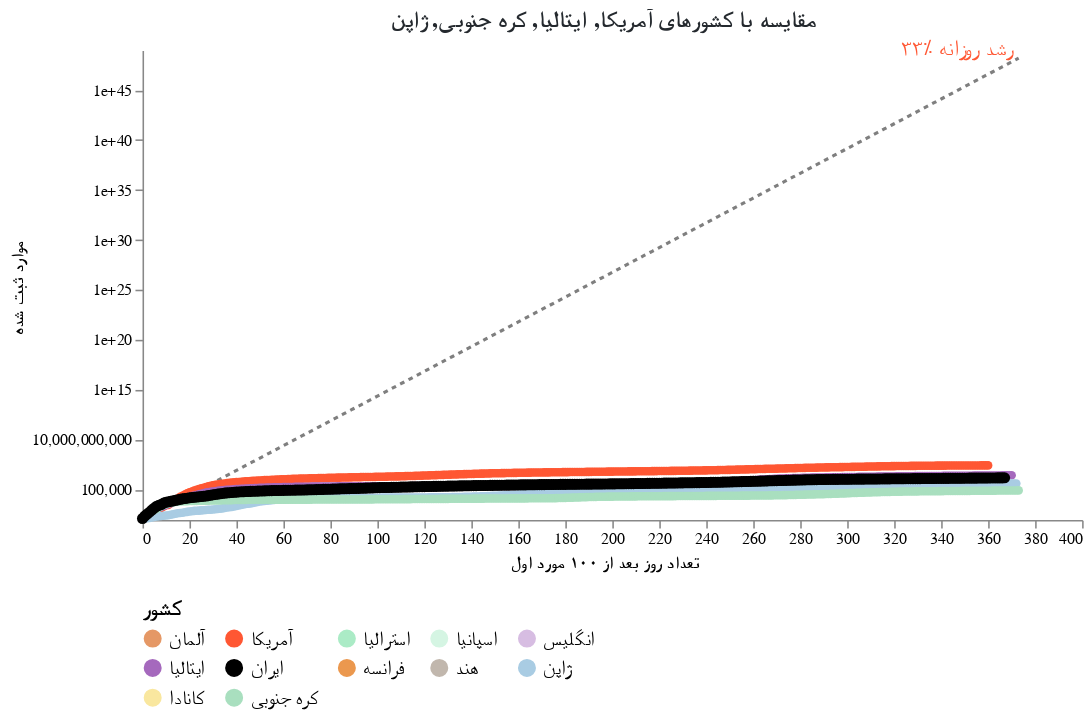

The cell this chart's notebook holds for it:
### Markdown cell above
کشور مورد نظر خود را انتخاب کنید:

### Code cell
#hide_input
base = alt.Chart(dff2, width=600).encode(
    x=alt.X('Days since 100 cases:Q', axis=alt.Axis(titleFont='Tahoma', title=' تعداد روز بعد از ۱۰۰ مورد اول')),
    y=alt.Y('Confirmed Cases:Q', scale=alt.Scale(type='log'), axis=alt.Axis(titleFont='Tahoma', title='موارد ثبت شده')),
    color=alt.Color('Country:N', scale=alt.Scale(domain=color_domain, range=color_range), 
                   legend=alt.Legend(columns=5, orient='bottom',title='کشور',labelFont='Tahoma',labelFontSize=13,titleFontSize=14, titleFont='Tahoma', symbolLimit=len(color_domain))),
    tooltip=[alt.Tooltip('Country:O', title='کشور'),alt.Tooltip('Date:O', title='تاریخ'),alt.Tooltip('Confirmed Cases:O', title='موارد ثبت شده'),alt.Tooltip('Days since 100 cases:O', title=' تعداد روز بعد از ۱۰۰ مورد اول')]
)

country_selection = alt.selection_single(
    name='Select', fields=['Country'], 
    bind=alt.binding_select(options=list(sorted(set(countries) - set(baseline_countries)))),
    init={'Country': 'ایران'})

date_filter = alt.datum['Date'] >= int(max_date.timestamp() * 1000)
base2 = base.transform_filter(alt.FieldOneOfPredicate('Country', baseline_countries))
base3 = base.transform_filter(country_selection)
base4 = base3.transform_filter(date_filter)

max_day = dff2['Days since 100 cases'].max()
ref = pd.DataFrame([[x, 100*1.33**x] for x in range(max_day+1)], columns=['Days since 100 cases', 'Confirmed Cases'])
base_ref = alt.Chart(ref).encode(x='Days since 100 cases:Q', y='Confirmed Cases:Q')
base_ref_f = base_ref.transform_filter(alt.datum['Days since 100 cases'] >= max_day)

chart5 = (
 base_ref.mark_line(color='black', opacity=.5, strokeDash=[3,3]) + 
 base_ref_f.mark_text(dy=-6, align='right', fontSize=14, color='#FF5733', text='۳۳٪ رشد روزانه') + 
 base2.mark_line(point=True, tooltip=True) +
 base3.mark_line(point={'size':50}, tooltip=True) +
 base2.transform_filter(date_filter).mark_text(dy=-8, align='right').encode(text='Country:N') +
 base4.mark_text(dx=8, align='left', fontWeight='bold').encode(text='Country:N') +
 base4.mark_text(dx=8, dy=12, align='left', fontWeight='bold').encode(text='Confirmed Cases:Q')
).add_selection(country_selection).properties(
    title=f"مقایسه با کشورهای {', '.join(baseline_countries)}"
).configure_title(fontSize=15, font='Tahoma', color='#24292e').configure_axis(
    grid=False
    ).configure_view(
    strokeOpacity=0
    )
chart5

### Figure 1 — Vega-Lite specification as saved in the notebook (floating-point values rounded to 4 significant figures; data arrays with more than 128 entries replaced by an {"elided": "..."} marker saying what was removed)
{"config": {"view": {"continuousWidth": 400, "continuousHeight": 300, "strokeOpacity": 0}, "axis": {"grid": false}, "title": {"color": "#24292e", "font": "Tahoma", "fontSize": 15}}, "layer": [{"mark": {"type": "line", "color": "black", "opacity": 0.5, "strokeDash": [3, 3]}, "encoding": {"x": {"type": "quantitative", "field": "Days since 100 cases"}, "y": {"type": "quantitative", "field": "Confirmed Cases"}}, "selection": {"Select": {"type": "single", "fields": ["Country"], "bind": {"input": "select", "options": ["آلمان", "استرالیا", "اسپانیا", "انگلیس", "ایران", "فرانسه", "هند", "کانادا"]}, "init": {"Country": "ایران"}}}}, {"mark": {"type": "text", "align": "right", "color": "#FF5733", "dy": -6, "fontSize": 14, "text": "۳۳٪ رشد روزانه"}, "encoding": {"x": {"type": "quantitative", "field": "Days since 100 cases"}, "y": {"type": "quantitative", "field": "Confirmed Cases"}}, "transform": [{"filter": "(datum['Days since 100 cases'] >= 373)"}]}, {"data": {"name": "data-a30ad0f7ce8fe35731c23f00c8b83fa7"}, "mark": {"type": "line", "point": true, "tooltip": true}, "encoding": {"color": {"type": "nominal", "field": "Country", "legend": {"columns": 5, "labelFont": "Tahoma", "labelFontSize": 13, "orient": "bottom", "symbolLimit": 12, "title": "کشور", "titleFont": "Tahoma", "titleFontSize": 14}, "scale": {"domain": ["آلمان", "آمریکا", "استرالیا", "اسپانیا", "انگلیس", "ایتالیا", "ایران", "فرانسه", "هند", "ژاپن", "کانادا", "کره جنوبی"], "range": ["#E59866", "#FF5733", "#ABEBC6", "#D5F5E3", "#D7BDE2", "#A569BD", "black", "#EB984E", "#C1B7AD", "#A9CCE3", "#F9E79F", "#A9DFBF"]}}, "tooltip": [{"type": "ordinal", "field": "Country", "title": "کشور"}, {"type": "ordinal", "field": "Date", "title": "تاریخ"}, {"type": "ordinal", "field": "Confirmed Cases", "title": "موارد ثبت شده"}, {"type": "ordinal", "field": "Days since 100 cases", "title": " تعداد روز بعد از ۱۰۰ مورد اول"}], "x": {"type": "quantitative", "axis": {"title": " تعداد روز بعد از ۱۰۰ مورد اول", "titleFont": "Tahoma"}, "field": "Days since 100 cases"}, "y": {"type": "quantitative", "axis": {"title": "موارد ثبت شده", "titleFont": "Tahoma"}, "field": "Confirmed Cases", "scale": {"type": "log"}}}, "transform": [{"filter": {"field": "Country", "oneOf": ["آمریکا", "ایتالیا", "کره جنوبی", "ژاپن"]}}], "width": 600}, {"data": {"name": "data-a30ad0f7ce8fe35731c23f00c8b83fa7"}, "mark": {"type": "line", "point": {"size": 50}, "tooltip": true}, "encoding": {"color": {"type": "nominal", "field": "Country", "legend": {"columns": 5, "labelFont": "Tahoma", "labelFontSize": 13, "orient": "bottom", "symbolLimit": 12, "title": "کشور", "titleFont": "Tahoma", "titleFontSize": 14}, "scale": {"domain": ["آلمان", "آمریکا", "استرالیا", "اسپانیا", "انگلیس", "ایتالیا", "ایران", "فرانسه", "هند", "ژاپن", "کانادا", "کره جنوبی"], "range": ["#E59866", "#FF5733", "#ABEBC6", "#D5F5E3", "#D7BDE2", "#A569BD", "black", "#EB984E", "#C1B7AD", "#A9CCE3", "#F9E79F", "#A9DFBF"]}}, "tooltip": [{"type": "ordinal", "field": "Country", "title": "کشور"}, {"type": "ordinal", "field": "Date", "title": "تاریخ"}, {"type": "ordinal", "field": "Confirmed Cases", "title": "موارد ثبت شده"}, {"type": "ordinal", "field": "Days since 100 cases", "title": " تعداد روز بعد از ۱۰۰ مورد اول"}], "x": {"type": "quantitative", "axis": {"title": " تعداد روز بعد از ۱۰۰ مورد اول", "titleFont": "Tahoma"}, "field": "Days since 100 cases"}, "y": {"type": "quantitative", "axis": {"title": "موارد ثبت شده", "titleFont": "Tahoma"}, "field": "Confirmed Cases", "scale": {"type": "log"}}}, "transform": [{"filter": {"selection": "Select"}}], "width": 600}, {"data": {"name": "data-a30ad0f7ce8fe35731c23f00c8b83fa7"}, "mark": {"type": "text", "align": "right", "dy": -8}, "encoding": {"color": {"type": "nominal", "field": "Country", "legend": {"columns": 5, "labelFont": "Tahoma", "labelFontSize": 13, "orient": "bottom", "symbolLimit": 12, "title": "کشور", "titleFont": "Tahoma", "titleFontSize": 14}, "scale": {"domain": ["آلمان", "آمریکا", "استرالیا", "اسپانیا", "انگلیس", "ایتالیا", "ایران", "فرانسه", "هند", "ژاپن", "کانادا", "کره جنوبی"], "range": ["#E59866", "#FF5733", "#ABEBC6", "#D5F5E3", "#D7BDE2", "#A569BD", "black", "#EB984E", "#C1B7AD", "#A9CCE3", "#F9E79F", "#A9DFBF"]}}, "text": {"type": "nominal", "field": "Country"}, "tooltip": [{"type": "ordinal", "field": "Country", "title": "کشور"}, {"type": "ordinal", "field": "Date", "title": "تاریخ"}, {"type": "ordinal", "field": "Confirmed Cases", "title": "موارد ثبت شده"}, {"type": "ordinal", "field": "Days since 100 cases", "title": " تعداد روز بعد از ۱۰۰ مورد اول"}], "x": {"type": "quantitative", "axis": {"title": " تعداد روز بعد از ۱۰۰ مورد اول", "titleFont": "Tahoma"}, "field": "Days since 100 cases"}, "y": {"type": "quantitative", "axis": {"title": "موارد ثبت شده", "titleFont": "Tahoma"}, "field": "Confirmed Cases", "scale": {"type": "log"}}}, "transform": [{"filter": {"field": "Country", "oneOf": ["آمریکا", "ایتالیا", "کره جنوبی", "ژاپن"]}}, {"filter": "(datum['Date'] >= 1614384000000)"}], "width": 600}, {"data": {"name": "data-a30ad0f7ce8fe35731c23f00c8b83fa7"}, "mark": {"type": "text", "align": "left", "dx": 8, "fontWeight": "bold"}, "encoding": {"color": {"type": "nominal", "field": "Country", "legend": {"columns": 5, "labelFont": "Tahoma", "labelFontSize": 13, "orient": "bottom", "symbolLimit": 12, "title": "کشور", "titleFont": "Tahoma", "titleFontSize": 14}, "scale": {"domain": ["آلمان", "آمریکا", "استرالیا", "اسپانیا", "انگلیس", "ایتالیا", "ایران", "فرانسه", "هند", "ژاپن", "کانادا", "کره جنوبی"], "range": ["#E59866", "#FF5733", "#ABEBC6", "#D5F5E3", "#D7BDE2", "#A569BD", "black", "#EB984E", "#C1B7AD", "#A9CCE3", "#F9E79F", "#A9DFBF"]}}, "text": {"type": "nominal", "field": "Country"}, "tooltip": [{"type": "ordinal", "field": "Country", "title": "کشور"}, {"type": "ordinal", "field": "Date", "title": "تاریخ"}, {"type": "ordinal", "field": "Confirmed Cases", "title": "موارد ثبت شده"}, {"type": "ordinal", "field": "Days since 100 cases", "title": " تعداد روز بعد از ۱۰۰ مورد اول"}], "x": {"type": "quantitative", "axis": {"title": " تعداد روز بعد از ۱۰۰ مورد اول", "titleFont": "Tahoma"}, "field": "Days since 100 cases"}, "y": {"type": "quantitative", "axis": {"title": "موارد ثبت شده", "titleFont": "Tahoma"}, "field": "Confirmed Cases", "scale": {"type": "log"}}}, "transform": [{"filter": {"selection": "Select"}}, {"filter": "(datum['Date'] >= 1614384000000)"}], "width": 600}, {"data": {"name": "data-a30ad0f7ce8fe35731c23f00c8b83fa7"}, "mark": {"type": "text", "align": "left", "dx": 8, "dy": 12, "fontWeight": "bold"}, "encoding": {"color": {"type": "nominal", "field": "Country", "legend": {"columns": 5, "labelFont": "Tahoma", "labelFontSize": 13, "orient": "bottom", "symbolLimit": 12, "title": "کشور", "titleFont": "Tahoma", "titleFontSize": 14}, "scale": {"domain": ["آلمان", "آمریکا", "استرالیا", "اسپانیا", "انگلیس", "ایتالیا", "ایران", "فرانسه", "هند", "ژاپن", "کانادا", "کره جنوبی"], "range": ["#E59866", "#FF5733", "#ABEBC6", "#D5F5E3", "#D7BDE2", "#A569BD", "black", "#EB984E", "#C1B7AD", "#A9CCE3", "#F9E79F", "#A9DFBF"]}}, "text": {"type": "quantitative", "field": "Confirmed Cases"}, "tooltip": [{"type": "ordinal", "field": "Country", "title": "کشور"}, {"type": "ordinal", "field": "Date", "title": "تاریخ"}, {"type": "ordinal", "field": "Confirmed Cases", "title": "موارد ثبت شده"}, {"type": "ordinal", "field": "Days since 100 cases", "title": " تعداد روز بعد از ۱۰۰ مورد اول"}], "x": {"type": "quantitative", "axis": {"title": " تعداد روز بعد از ۱۰۰ مورد اول", "titleFont": "Tahoma"}, "field": "Days since 100 cases"}, "y": {"type": "quantitative", "axis": {"title": "موارد ثبت شده", "titleFont": "Tahoma"}, "field": "Confirmed Cases", "scale": {"type": "log"}}}, "transform": [{"filter": {"selection": "Select"}}, {"filter": "(datum['Date'] >= 1614384000000)"}], "width": 600}], "data": {"name": "data-7459052354d26b992ebc25d4b982a06d"}, "title": "مقایسه با کشورهای آمریکا, ایتالیا, کره جنوبی, ژاپن", "$schema": "https://vega.github.io/schema/vega-lite/v4.8.1.json", "datasets": {"data-7459052354d26b992ebc25d4b982a06d": {"elided": "374 records"}, "data-a30ad0f7ce8fe35731c23f00c8b83fa7": {"elided": "4362 records"}}}
